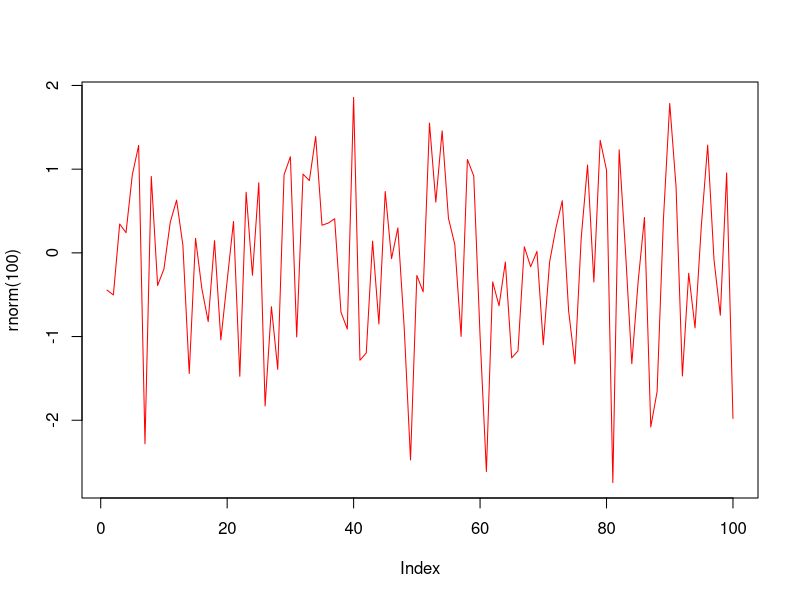
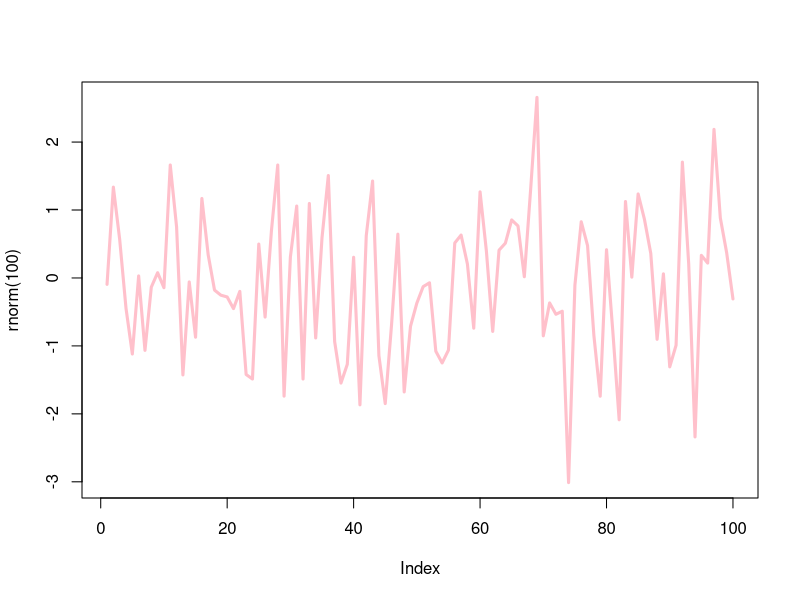
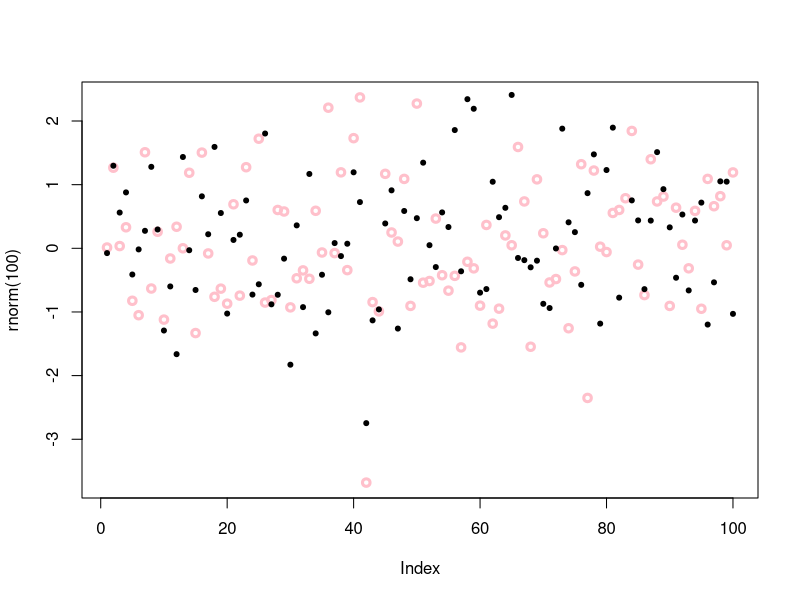
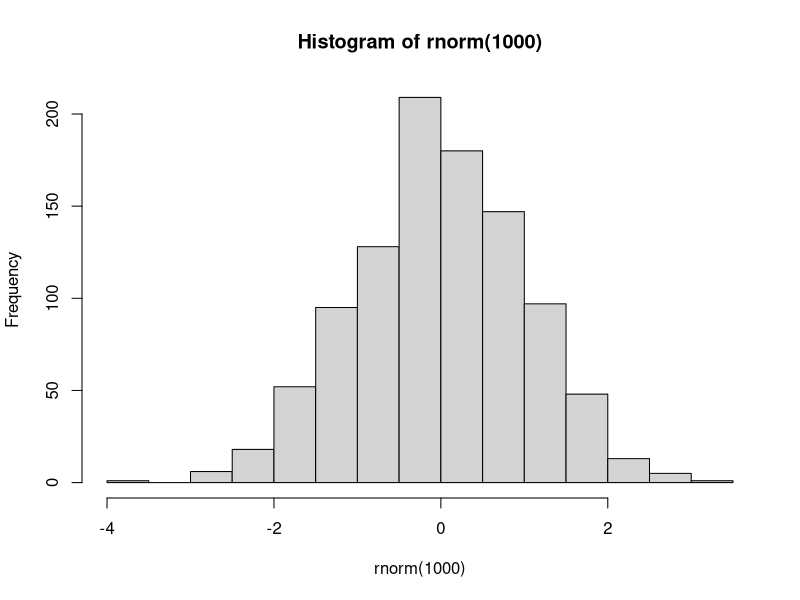

R code for these plots, in order:
plot(rnorm(100), type = 'l', col='red')
plot(rnorm(100), type = 'l', lwd=3, col='pink')

#### Plot and points ####
plot(rnorm(100), type = 'p', lwd=3, col='pink', pch=1)
points(rnorm(100), pch=20)

#### Histogram ####
hist(rnorm(1000))